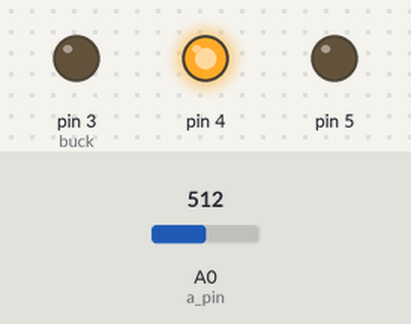
Bench run of a sketch on a simulated Arduino Mega 2560, built with avr-gcc and run on an emulated ATmega2560. Parts: output pins drawn as LEDs (lit = HIGH). The test bench sets the inputs (shaded band); at power-on: A0 (a_pin) = 512.

Above: at 0.1 s.
At 98.1 s:
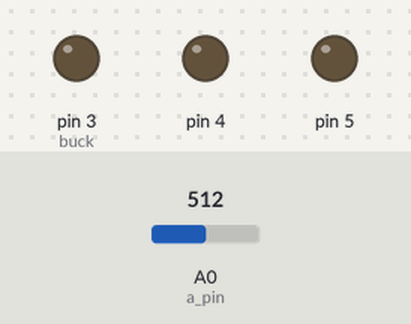
Timing chart, 0 to 99.6 s (numbered marks = the images above):
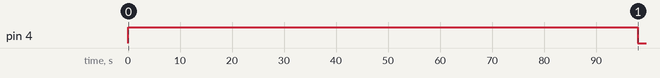

Measured:
- by itself, pin 4: LOW → HIGH at 0.00 s, → LOW 98.0 s later

The sketch:

PicoControlledArduino_Knob_PWMTimer2_CompareTimer0.ino
```cpp
#define time_delay 100000 // Takes time_delay/200 to get the actual value out
#define a_pin 0 // The analog reading pin
#define buck 3  // Digital PWM pin to control the buck DC-DC converter

volatile uint16_t Measurement = 0;

void setup()
{
  pinMode(buck, OUTPUT);
  pinMode(4,OUTPUT);
  pinMode(5,OUTPUT);
  Serial.begin(500000);

  noInterrupts();           // disable all interrupts

  // Setting timer0 as PWM source (note that when set as PWM mode, timer does not have interrupt vector)
  TCCR5B = 0; // Initialize timer counter control register to 0
  TCCR5A = 0; // Initialize timer counter control register to 0

  // 1. Set the compare output mode to clear OC2A and OC2B on compare match.
  //    To achieve this, we set bits COM2A1 and COM2B1 to high.
  // 2. Set the waveform generation mode to fast PWM (mode 3 in datasheet).
  //    To achieve this, we set bits WGM21 and WGM20 to high.
  TCCR5A = _BV(COM5A1) | _BV(COM5B1) | _BV(WGM51) | _BV(WGM50);

  // 1. Set the waveform generation mode to fast PWM mode 7 —reset counter on
  //    OCR2A value instead of the default 255. To achieve this, we set bit
  //    WGM22 to high.
  // 2. Set the prescaler divisor to 1, so that our counter will be fed with
  //    the clock's full frequency (16MHz). To achieve this, we set CS20 to
  //    high (and keep CS21 and CS22 to low by not setting them).
  TCCR5B = _BV(WGM52) | _BV(CS50);

  // OCR2A holds the top value of our counter, so it acts as a divisor to the
  // clock. When our counter reaches this, it resets. Counting starts from 0.
  // Thus 255 equals to 256 divs.
  OCR5A = 255;
  // This is the duty cycle. Think of it as the last value of the counter our
  // output will remain high for. Can't be greater than OCR2A of course. A
  // value of 0 means a duty cycle of 1/255 in this case.
  OCR5B = 0;

  //Timer 0 interrupt service routine CTC settings, 1000 uS:
  TCCR0A = 0;
  TCCR0B = 0;
  TCNT0  = 0;
  //set CTC mode
  TCCR0A |= (1 << WGM01);
  //prescaler 64 for timer0
  TCCR0B |= (1 << CS01) | (1 << CS00);

  // value for 1 msec
  OCR0A = 250;

  //set compare match for register OCRA
  TIMSK0 |= (1 << OCIE0A);
  interrupts();             // enable all interrupts
}

ISR(TIMER0_COMPA_vect){
 Measurement = analogRead(a_pin); // Measurement ranges from 0 - 1023
 OCR2B = Measurement/4; // Since maximum value of OCR2A is 255, the OCR2B mapped by Measurement must have the value from 0 -1023/4 (255)
}

//This loop controls the optocouplers and reverses the actuator's polarity periodically
void loop()
{

digitalWrite(4,HIGH);
digitalWrite(5,LOW);
delay(time_delay);

digitalWrite(4,LOW);
digitalWrite(5,LOW);
delay(time_delay);

digitalWrite(4,LOW);
digitalWrite(5,HIGH);
delay(time_delay);

digitalWrite(4,LOW);
digitalWrite(5,LOW);
delay(time_delay);

}
```
